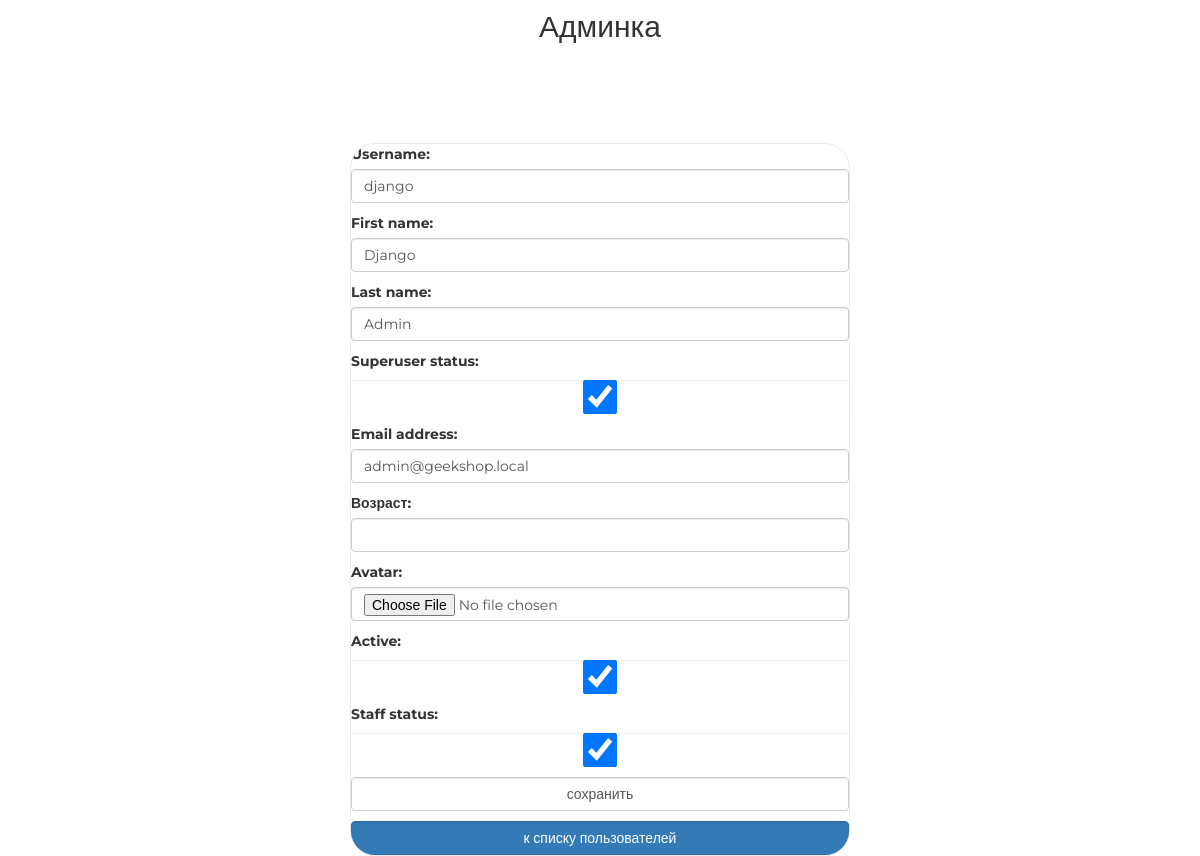
/my/admin/user/update/1/ (signed in), run on an earlier commit of the app's database.
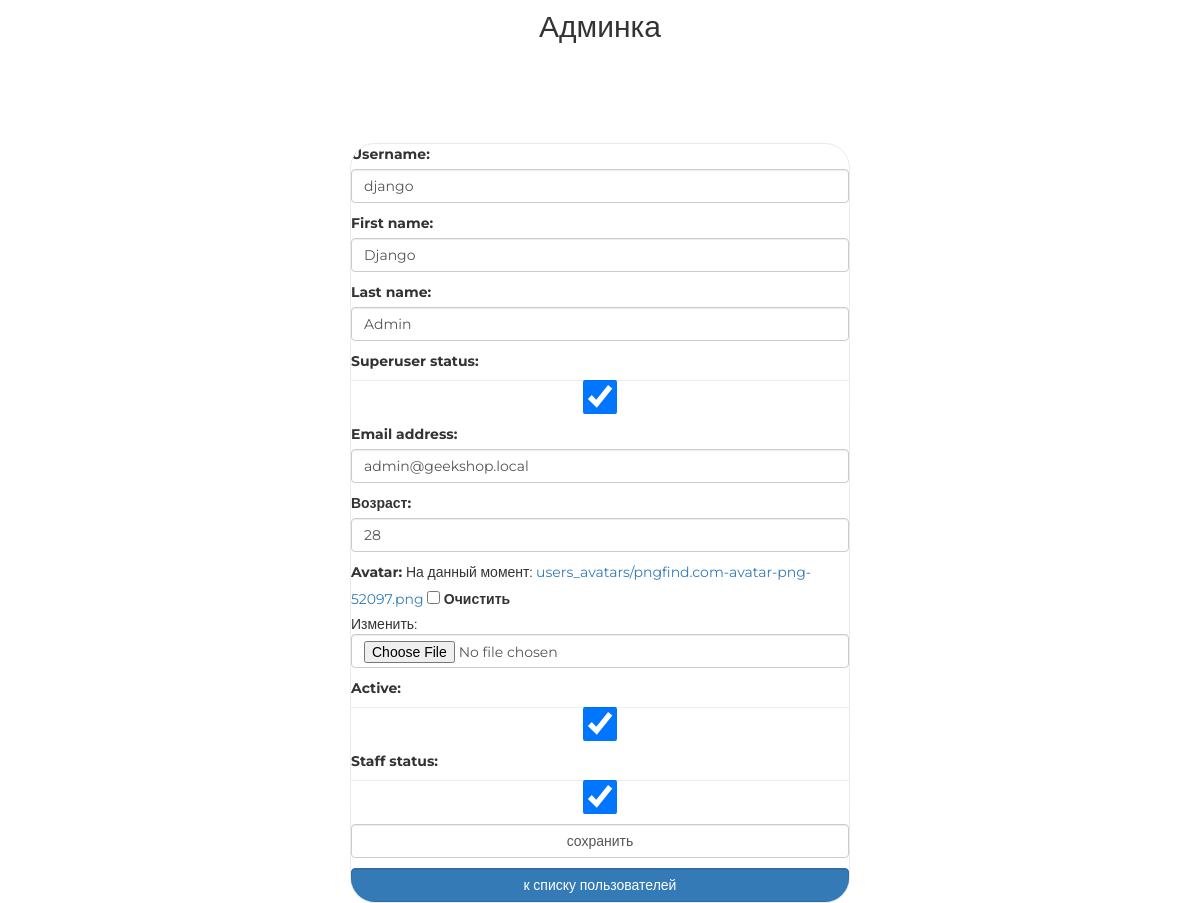
And on a later commit of the database.
### authapp/models.py (models this page shows)
class ShopUser(AbstractUser):
    age = models.PositiveSmallIntegerField(verbose_name='возраст', null=True, validators=[validate_date_of_birth])
    avatar = models.ImageField(upload_to='users_avatars', blank=True)

### adminapp/views.py (the view)
# urls.py: path('user/update/<int:pk>/', adminapp.user_update, name='user_update'),
@user_passes_test(lambda x: x.is_superuser)
def user_update(request, pk):
    user = get_object_or_404(ShopUser, pk=pk)
    if request.method == 'POST':
        user_form = AdminShopUserUpdateForm(request.POST, request.FILES, instance=user)
        if user_form.is_valid():
            user_form.save()
            return HttpResponseRedirect(reverse('my_admin:index'))
    else:
        user_form = AdminShopUserUpdateForm(instance=user)
    context = {
        'title': 'пользователи/редактирование',
        'update_form': user_form
    }
    return render(request, 'adminapp/user_update.html', context)

### adminapp/forms.py (shortened to what this page needs)
class AdminShopUserUpdateForm(UserChangeForm):
    class Meta:
        model = ShopUser
        fields = (
            'username', 'first_name', 'last_name', 'is_superuser',
            'password', 'email', 'age', 'avatar', 'is_active', 'is_staff'
        )
    def __init__(self, *args, **kwargs):
        super().__init__(*args, **kwargs)
        for field_name, field in self.fields.items():
            field.widget.attrs['class'] = 'form-control'
            field.help_text = ''
            if field_name == 'password':
                field.widget = forms.HiddenInput()

### adminapp/templates/adminapp/user_update.html (shortened to what this page needs)
{% extends 'adminapp/base.html' %}
{% load static %}
{% block container %}
    <div class="login">
        <form class="form-horizontal" method="post" enctype="multipart/form-data">
            {{ update_form.as_p }}
            <input class="form-control" type="submit" value="сохранить">
        </form>
        <a href="{% url 'my_admin:index' %}"
           class="btn btn-primary form-control last">
            к списку пользователей
        </a>
    </div>
{% endblock %}

What changed in the data, as far as the page shows it:
changed ShopUser "django": age (not shown) → "28"
Also different on the page:
form field as_p: (not shown) → "☐"
text no longer shown: "Username: First name: Last name: Superuser status: Email address: Возраст: Avatar: Active: Staff status:"
text now shown: "Username: First name: Last name: Superuser status: Email address: Возраст: Avatar: На данный момент: users_avatars/pngfind.com-avatar-png-52097.png Очистить Изменить: Active: Staff status:"
